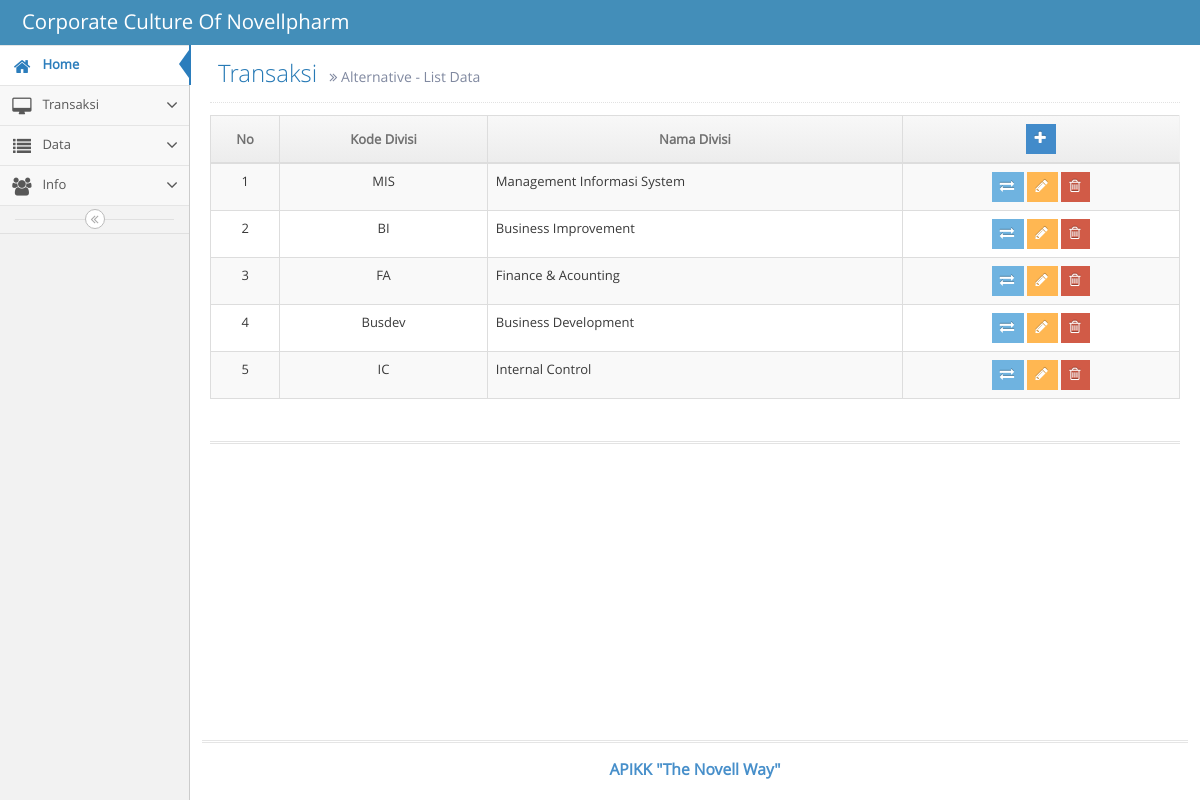
/index.php/transaksi, run on the app's committed database.
### tables this page shows
CREATE TABLE `alternativ` (
  `ialternativ` int(11) NOT NULL AUTO_INCREMENT,
  `idDivisi` int(11) DEFAULT NULL,
  `nilaiVektor` float DEFAULT NULL,
  `nilaiRangking` float DEFAULT '0',
  `isubmit` int(11) DEFAULT '0',
  PRIMARY KEY (`ialternativ`)
);

CREATE TABLE `divisi` (
  `idDivisi` int(10) NOT NULL AUTO_INCREMENT,
  `vnamadivisi` varchar(30) DEFAULT NULL,
  `tketerangan` text,
  PRIMARY KEY (`idDivisi`)
);

### application/libraries/Template.php (called while the page is built)
<?php if ( ! defined('BASEPATH')) exit('No direct script access allowed');
class template {
		var $template_data = array();
		function set($name, $value)
		{
			$this->template_data[$name] = $value;
		}
		function load($template = '', $view = '' , $view_data = array(), $return = FALSE)
		{
			$this->CI =& get_instance();
			$this->set('contents', $this->CI->load->view($view, $view_data, TRUE));
			return $this->CI->load->view($template, $this->template_data, $return);
		}
}

### application/controllers/Transaksi.php (called while the page is built, shortened)
<?php
class Transaksi extends CI_Controller {
	public function index()
	{
		$data = array();
		$sql = "SELECT * FROM `alternativ` t JOIN `divisi` d ON d.`idDivisi` = t.`idDivisi`";
		$sql2 = "SELECT * FROM `divisi` d WHERE d.idDivisi IN (SELECT t.idDivisi FROM alternativ t)";
		$sql3 = "SELECT * FROM `divisi` d";
		$c1 = $this->db->query($sql2)->num_rows();
		$c2 = $this->db->query($sql3)->num_rows();
		if($c1==$c2){
			$data['ck_al'] = 1;
		}else{
			$data['ck_al'] = 0;
		}
		$data['result'] = $this->db->query($sql)->result_array();
		$this->template->load('template_wp','transaksi/transaksi_view', $data);
	}
}

### index.php (called while the page is built, shortened)
<?php
require_once BASEPATH.'core/CodeIgniter.php';

### application/views/transaksi/transaksi_view.php (the view, shortened to what this page needs)
<div class="page-content">
	<div class="row">
		<div class="col-xs-12">
			<div class="clearfix">
        <div class="page-header">
					<h1>
						Transaksi
						<small>
							<i class="ace-icon fa fa-angle-double-right"></i>
							Alternative - List Data
						</small>
					</h1>
				</div>
			</div>
			<div>
        <table class="table table-striped table-bordered table-hover" width="90%">
          <thead>
            <tr>
              <th width="5%" class="center">No</th>
              <th width="15%" class="center">Kode Divisi</th>
              <th width="30%" class="center">Nama Divisi</th>
              <th width="20%" class="center">
								<?php
									if($ck_al==1){
										echo 'Action';
									}else {
										?>
										<a href="<?php echo base_url()?>index.php/transaksi/add">
											<button class="btn btn-xs btn-primary">
												<i class="ace-icon fa fa-plus bigger-120"></i>
											</button>
										</a>
										<?php
									}
								?>
						</th>
            </tr>
          </thead>
          <tbody>
            <?php
              $i = 1;
              foreach ($result as $r) {
                ?>
                <tr>
                  <td class="center"><?php echo $i ?></td>
                  <td class="center"><?php echo $r['vnamadivisi'] ?></td>
                  <td><?php echo $r['tketerangan'] ?></td>
									<td class="center">
										<div class="btn-group">
											<?php
												if($r['isubmit']==1){
											?>
											<a href="<?php echo base_url().'index.php/transaksi/view/'.$r['ialternativ'] ?>">
												<button class="btn btn-xs btn-info">
													<i class="ace-icon fa fa-exchange  bigger-120"></i>
												</button>
											</a>
													<?php
												}
											?>
											<a href="<?php echo base_url().'index.php/transaksi/edit/'.$r['ialternativ'] ?>">
												<button class="btn btn-xs btn-warning">
													<i class="ace-icon fa fa-pencil bigger-120"></i>
												</button>
											</a>
											<a href="<?php echo base_url().'index.php/transaksi/hapus/'.$r['ialternativ'] ?>">
												<button class="btn btn-xs btn-danger">
													<i class="ace-icon fa fa-trash-o bigger-120"></i>
												</button>
											</a>
										</div>
									</td>
                </tr>
                <?php
                $i++;
              }
            ?>
          </tbody>
        </table>
        <br>
			</div>
			<div class="hr hr2 hr-double"></div>
		</div>
	</div>
</div>

### data on the page
alternativ: idDivisi.vnamadivisi "MIS", idDivisi.tketerangan "Management Informasi System"
alternativ: idDivisi.vnamadivisi "BI", idDivisi.tketerangan "Business Improvement"
alternativ: idDivisi.vnamadivisi "FA", idDivisi.tketerangan "Finance & Acounting"
alternativ: idDivisi.vnamadivisi "Busdev", idDivisi.tketerangan "Business Development"
alternativ: idDivisi.vnamadivisi "IC", idDivisi.tketerangan "Internal Control"
